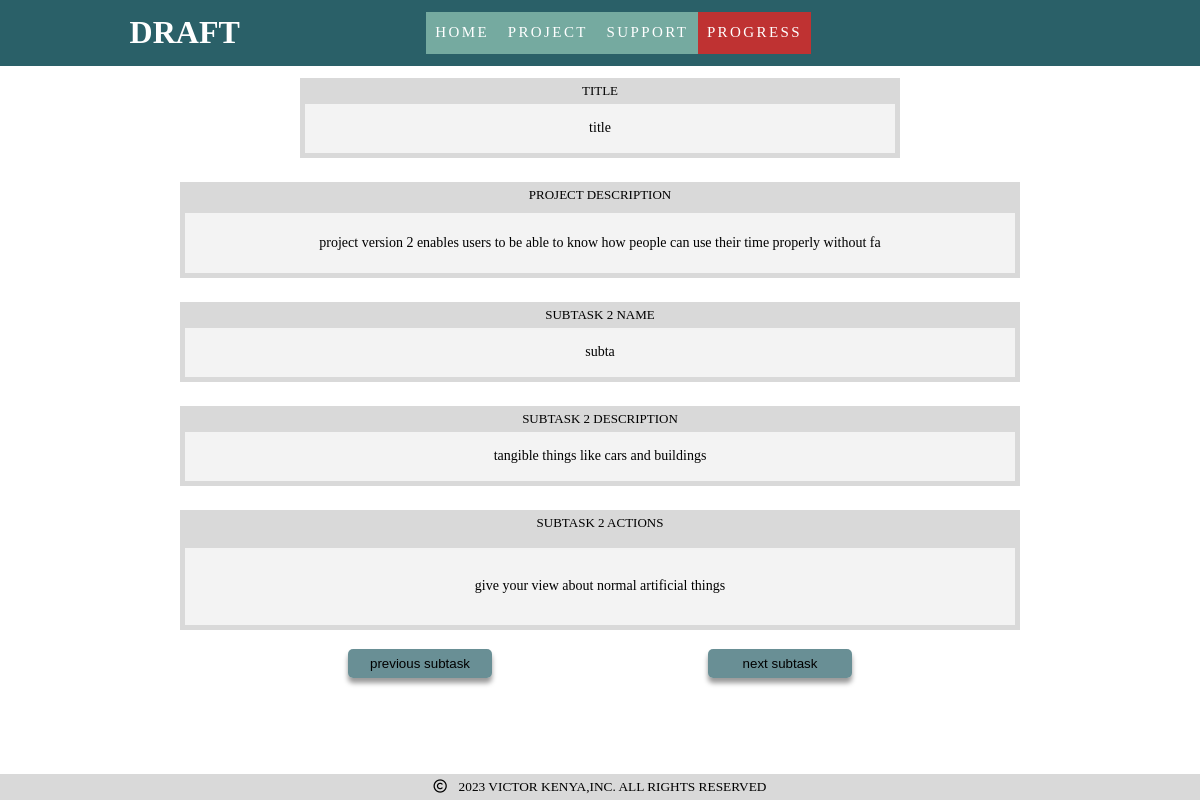
Page /progress.php on the committed database.
### tables this page shows
CREATE TABLE `draft` (
  `project_id` int(3) NOT NULL,
  `project_title` varchar(30) NOT NULL,
  `project_description` varchar(100) NOT NULL,
  `subtask1` varchar(20) NOT NULL,
  `subtask1_description` varchar(50) NOT NULL,
  `subtask1_actions` varchar(50) NOT NULL,
  `subtask2` varchar(20) NOT NULL,
  `subtask2_description` varchar(50) NOT NULL,
  `subtask2_actions` varchar(50) NOT NULL,
  `subtask3` varchar(20) NOT NULL,
  `subtask3_description` varchar(50) NOT NULL,
  `subtask3_actions` varchar(50) NOT NULL,
  `subtask4` varchar(20) NOT NULL,
  `subtask4_description` varchar(50) NOT NULL,
  `subtask4_actions` varchar(50) NOT NULL
);

### progress.php (the view, shortened to what this page needs)
<?php
include("header.php");
$db_name="draft";
$db_user="root";
$db_pass="";
$db_server="localhost";
try{
    $conn=mysqli_connect($db_server,$db_user,$db_pass,$db_name);
}catch(mysqli_sql_exception){
    echo "could not connect";
}
$return="SELECT * FROM draft WHERE project_id=(SELECT MAX(project_id) FROM draft)";
try{
    $result=mysqli_query($conn,$return);
}catch(my_sql_exception){
    echo "nothing happened";
}
?>
<!DOCTYPE html>
<html lang="en">
<head>
    <link rel="stylesheet" href="progress.css">
</head>
<body>
    <div class="title">
        <div class="heading">TITLE</div>
        <div class="content-box">
        <?php
        $row=mysqli_fetch_assoc($result);
        echo $row["project_title"];?>
        </div>
    </div>
    <div class="description">
        <div class="heading">PROJECT DESCRIPTION</div>
        <div class="content-box">
        <?php
        echo $row["project_description"];
        ?>
    </div>
    </div>
    <div class="subtasks"><div class="heading">SUBTASK <?php $i=2 ;echo $i ?> NAME </div>
    <div class="content-box">
    <?php
        echo $row["subtask$i"];
    ?>
    </div>
</div>
<div class="subtasks"><div class="heading">SUBTASK <?php $i=2 ;echo$i?> DESCRIPTION</div>
    <div class="content-box">
    <?php
    echo $row["subtask{$i}_description"];
    ?>
    </div>
</div>
    <div class="actions"><div class="heading">SUBTASK <?php echo $i?> ACTIONS</div>
        <div class="content-box">
        <?php
            echo $row["subtask{$i}_actions"];
        ?>
        </div>
    </div>
    <div class="toggle-buttons">
    <button name="previous" id="previous">previous subtask</button>
    <button name="next" id="next" >next subtask</button>
</div>
</body>
</html>
<?php
include("footer.php");
?>

### header.php (shortened to what this page needs)
<!DOCTYPE html>
<html lang="en">
<head>
    <link rel="stylesheet" href="header.css">
</head>
<body>
<div class="overall-header">
    <div class="company-name">
        <h1>DRAFT</h1>
    </div>
<div class="navigation-list">
<ul>
<li class="home"><a href="index.php" >HOME</a></li>
<li class="project"><a href="project.php" >PROJECT</a></li>
<li class="support"><a href="support.php" >SUPPORT</a></li>
<li class="progress"><a href="progress.php" >PROGRESS</a></li>
</ul>
</div>
</div>
</body>
</html>

### footer.php (shortened to what this page needs)
<!DOCTYPE html>
<html lang="en">
<head>
    <link rel="stylesheet" href="footer.css">
</head>
<body>
    <div class="overall-footer">
        <div class="copyright-sign"><i class="fa-regular fa-copyright"></i></div>
        <div class="copyright-information">2023 VICTOR KENYA,INC. ALL RIGHTS RESERVED</div>
    </div>
</body>
</html>

### header.css (style rules this page uses)
*,*::before,*::after { margin:0; padding:0; box-sizing:border-box; }
.overall-header { display:flex; justify-content:flex-start; flex-wrap:wrap; align-items:center; width:100%; background:rgba(42,96,104,1); padding:1%; }
.overall-header .company-name { color:white; margin-left:10%; }
.overall-header .navigation-list { display:flex; margin-left:19%; align-items:center; flex-wrap:wrap; }
.overall-header ul { list-style-type:none; display:flex; justify-content:center; align-items:center; }
.overall-header ul li { position:relative; transition:0.5s; padding:4% 3%; letter-spacing: 0.15rem; display:flex; justify-content:center; align-items:center; background:rgba(117, 170, 160, 1); font-size:25px; }
.overall-header ul li a { text-decoration:none; display:inline-block; font-size: 15px; color:white; }

### progress.css (style rules this page uses)
*,*::before,*::after { box-sizing:border-box; margin:0; padding:0; }
body { display:flex; flex-direction:column; align-items:center; overflow-x: hidden; background-size: cover; background-position:center; min-height:100vh; max-width:100vw; }
.title,.description,.subtasks,.actions { background:rgba(128,128,128,.3); flex-direction:column; margin:1%; font-size:14px; display:flex; justify-content:space-between; padding:5px; align-items:center; }
.title { width:50%; height:10%; }
.description,.subtasks,.actions { width:70%; }
.description { height:12%; display:flex; }
.subtasks { height:10%; }
.actions { height:15%; }
.overall-header ul li.progress { background:rgba(191,50,50); }
.toggle-buttons { width:60%; display:flex; justify-content:space-around; }
button { width:20%; background:rgba(42,96,104,.7); color:black; border:none; box-shadow:0px 5px 5px rgba(0,0,0,.4); border-radius:5px; margin:1% 10%; transition:0.7s; padding:1%; }
.heading { width:100%; font-size:13px; display:flex; justify-content:center; align-items:center; }
.content-box { width:100%; display:flex; justify-content:center; align-items:center; color:black; background:rgba(255,255,255,.7); height:70%; }

### footer.css (style rules this page uses)
body { height:100vh; max-width:100vw; }
.overall-footer { position:absolute; bottom:0px; background:rgba(128,128,128,.3); width:100vw; padding:0.4%; display:flex; justify-content:center; align-items:center; flex-wrap:wrap; font-size:smaller; }
.overall-footer .copyright-sign { width:25px; }
.overall-footer .copyright-information { color:black; }
i { color:black; }

### rows in the picture
draft: project_title "title", project_description "project version 2 enables users to be able to know how people can use their time properly without fa", subtask2 "subta", subtask2_description "tangible things like cars and buildings", subtask2_actions "give your view about normal artificial things"

### other values in the picture
$i "2"
